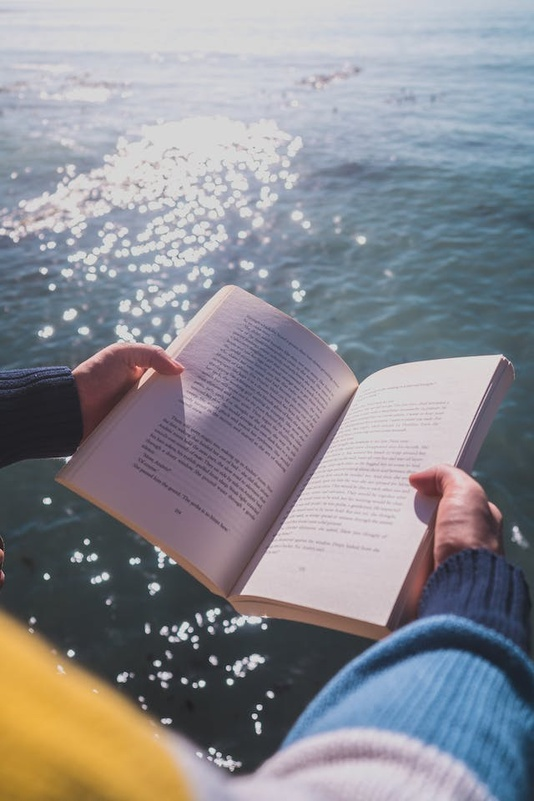
#> input picture OpenCV/book.jpg, 534 x 801 px, shrunk from 640 x 960 before the run
$ jupyter execute '13. 이미지 변형(이진화).ipynb'
#> lines starting #> are read from the running program, lines starting #| are printed output that depends on the picture; after the words box and inside, x2 and y2 are one past the last pixel; in counts of white or black regions, pixels touching at a corner belong together
# 13. 이미지 변형(이진화)
특정값을 기준으로 흰색과 검은색만으로 나누는 거예요. 흰색과 검은색만 가지는 바이너리 이미지로 바꾸는게 바로 이진화.

## Threshold
기준, 임계값(주어진 상황에 따라 기준이 달라질 수 있는 것)

[cell 1]
import cv2
img = cv2.imread('book.jpg',cv2.IMREAD_GRAYSCALE)
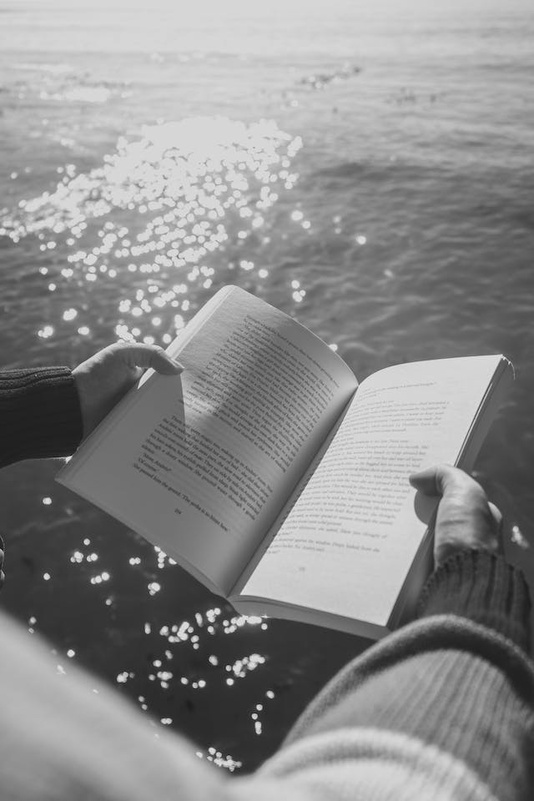
#> img: shape (801, 534); min 10, max 234, mean 140.2

ret, binary = cv2.threshold(img,127, 255, cv2.THRESH_BINARY)
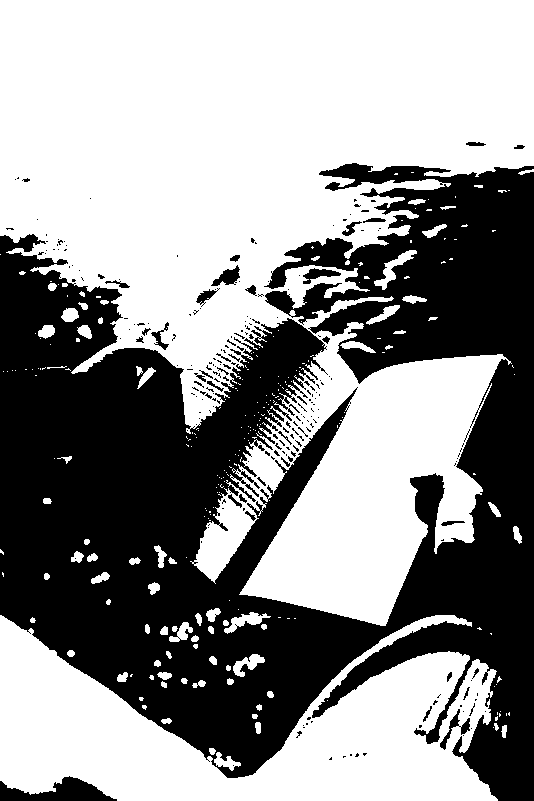
#> binary: shape (801, 534); 57.1% white; 237 black regions (199 under 20 px), largest, box (x1, y1, x2, y2) and area: (0, 163, 534, 801) 178265, (0, 776, 117, 801) 1554, (211, 265, 240, 286) 299

cv2.imshow('img',img)
cv2.imshow('binary',binary)
cv2.waitKey(0)
cv2.destroyAllWindows()

## Trackbar(값 변화에 따른 변형 확인)

[cell 2]
import cv2

def empty(pos):
    #print(pos)
    pass

img = cv2.imread('book.jpg',cv2.IMREAD_GRAYSCALE)

name = 'Trackbar'
cv2.namedWindow(name)

cv2.createTrackbar('threshold', name, 127, 255, empty)
#bar이름, 창이름, 초기값, 최대값, 이벤트처리

while True:
    thresh = cv2.getTrackbarPos('threshold', name) #bar이름, 창이름
    ret, binary = cv2.threshold(img,thresh, 255, cv2.THRESH_BINARY)
#> ret = 127

    if not ret:
        break

    cv2.imshow(name, binary)
    if cv2.waitKey(1) == ord('q'):
#> (key q is pressed here)
        break

cv2.destroyAllWindows()

### 그림판에서 제작한 이미지로 확인

[cell 3]
import cv2
#검은색0, 진한회색127, 밝은회색195, 흰색255

def empty(pos):
    #print(pos)
    pass

img = cv2.imread('threshold.png',cv2.IMREAD_GRAYSCALE)
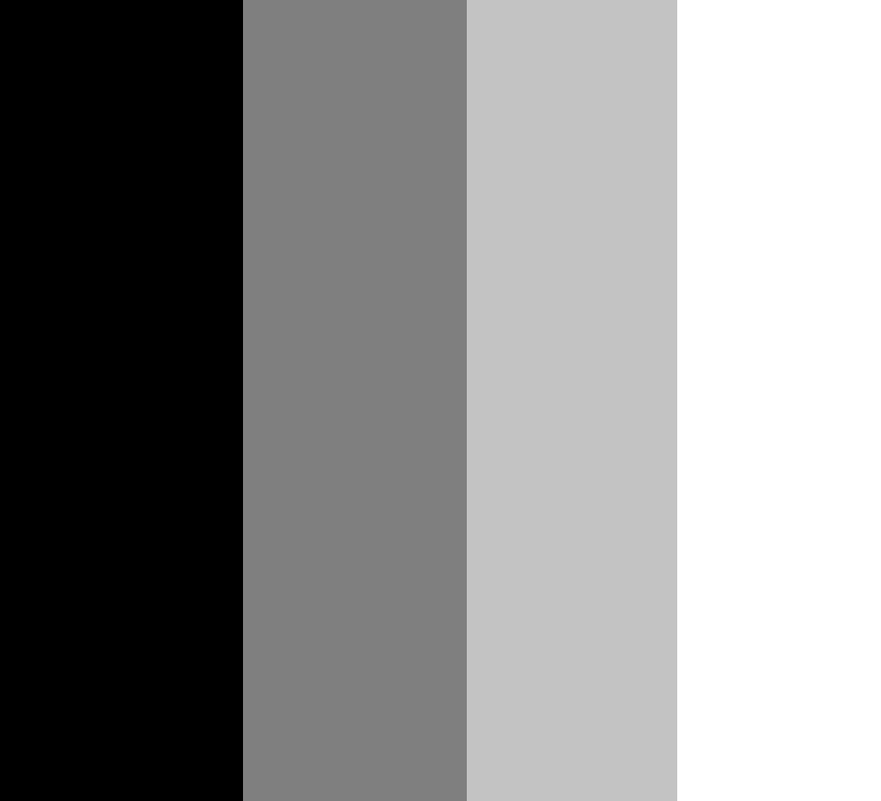
#> input picture OpenCV/threshold.png, 881 x 801 px, shrunk from 1055 x 960 before the run
#> img is the input picture: shape (801, 881); min 0, max 255, mean 137.8

name = 'Trackbar'
cv2.namedWindow(name)

cv2.createTrackbar('threshold', name, 127, 255, empty)
#bar이름, 창이름, 초기값, 최대값, 이벤트처리

while True:
    thresh = cv2.getTrackbarPos('threshold', name) #bar이름, 창이름
    ret, binary = cv2.threshold(img,thresh, 255, cv2.THRESH_BINARY)
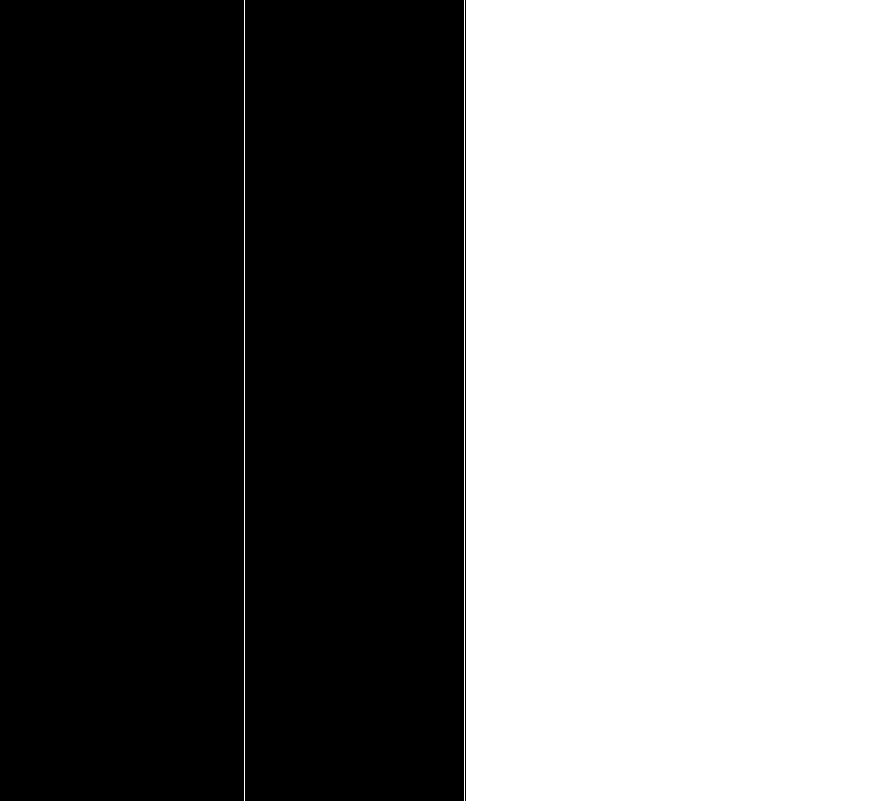
#> binary: shape (801, 881); 47.3% white; 3 white regions, box (x1, y1, x2, y2) and area: (466, 0, 881, 801) 332415, (244, 0, 245, 801) 801, (464, 0, 465, 801) 801

    if not ret:
        break

    cv2.imshow('img', img)
    cv2.imshow(name, binary)
    if cv2.waitKey(1) == ord('q'):
#> (key q is pressed here)
        break

cv2.destroyAllWindows()

[cell 4]
import cv2
img = cv2.imread('threshold.png',cv2.IMREAD_GRAYSCALE)

ret, binary1 = cv2.threshold(img,0, 255, cv2.THRESH_BINARY)#진한회색,밝은회색,흰색 ->흰색
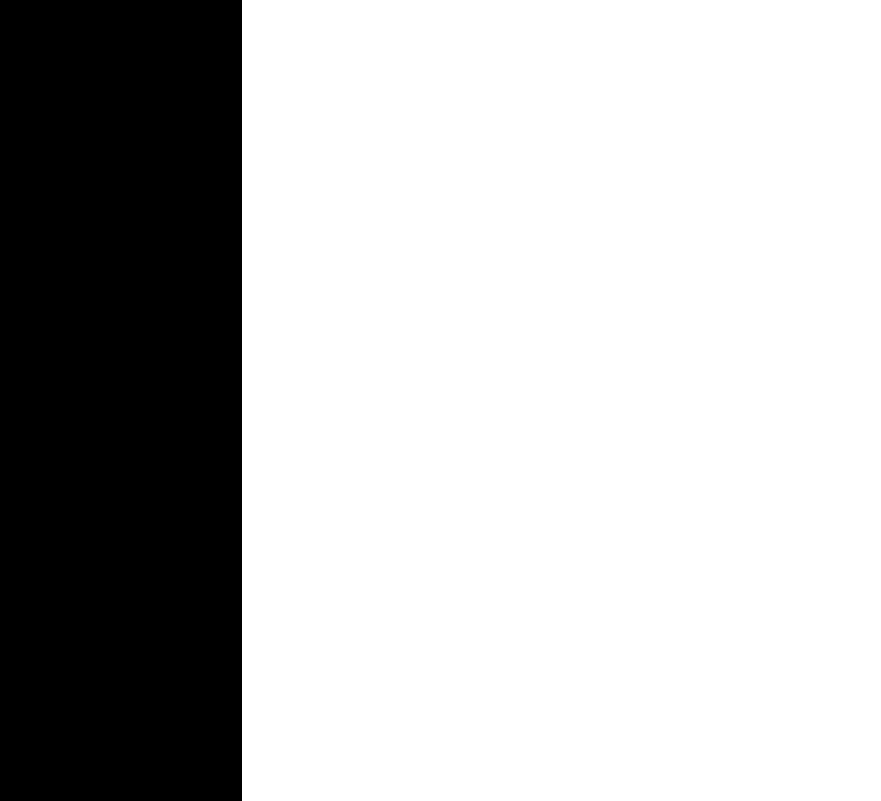
#> binary1: shape (801, 881); 72.5% white; 1 black region, box (x1, y1, x2, y2) and area: (0, 0, 242, 801) 193842
ret, binary2 = cv2.threshold(img,127, 255, cv2.THRESH_BINARY)#밝은회색,흰색 ->흰색
ret, binary3 = cv2.threshold(img,195, 255, cv2.THRESH_BINARY)#흰색 ->흰색
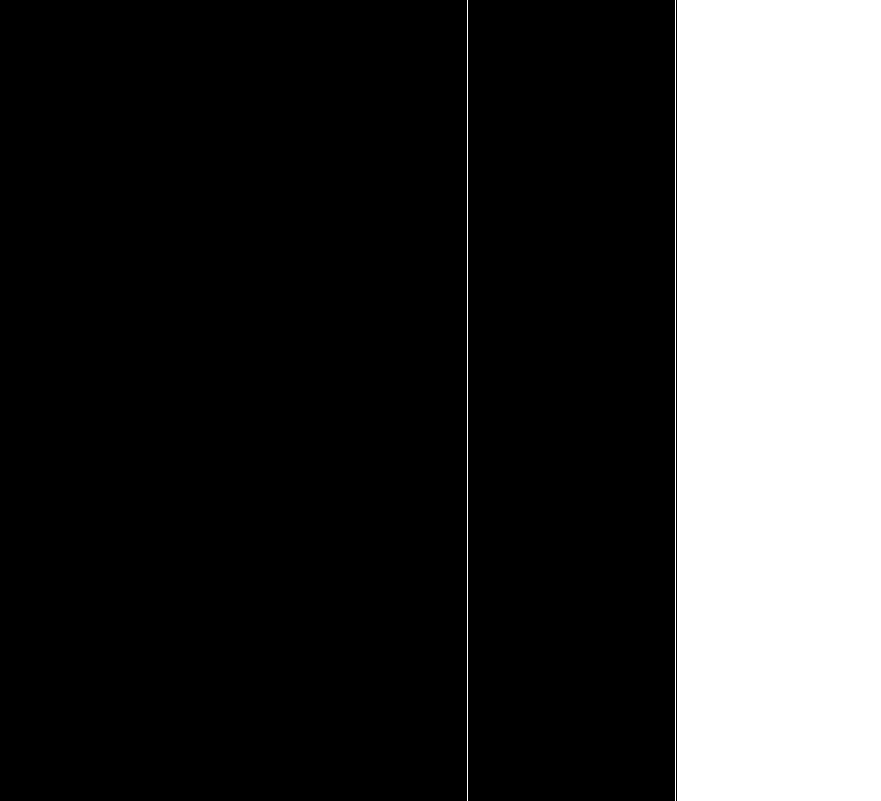
#> binary3: shape (801, 881); 23.4% white; 3 white regions, box (x1, y1, x2, y2) and area: (677, 0, 881, 801) 163404, (467, 0, 468, 801) 801, (675, 0, 676, 801) 801
#임계값 0/127/195 초과하는 색은 모두 흰색으로 변경

cv2.imshow('img',img)
cv2.imshow('binary1',binary1)
cv2.imshow('binary2',binary2)
cv2.imshow('binary3',binary3)
cv2.waitKey(0)
cv2.destroyAllWindows()

## Adaptive Threshold
이미지를 작은 영역으로 나누어서 임계치 적용

[cell 5]
import cv2

def empty(pos):
    #print(pos)
    pass

img = cv2.imread('book.jpg',cv2.IMREAD_GRAYSCALE)

name = 'Trackbar'
cv2.namedWindow(name)

#bar이름, 창이름, 초기값, 최대값, 이벤트처리
cv2.createTrackbar('block_size', name, 25, 100, empty) #홀수만가능, 1보다는 큰값
cv2.createTrackbar('c', name, 3, 10, empty)#일반적으로 양수의 값을 사용


while True:
    block_size = cv2.getTrackbarPos('block_size', name) #bar이름, 창이름
    c = cv2.getTrackbarPos('c', name) #bar이름, 창이름

    if block_size <= 1:#1이하면 3으로
        block_size =3

    if block_size%2 ==0:#짝수이면 홀수로
        block_size +=1

    binary = cv2.adaptiveThreshold(img,255, cv2.ADAPTIVE_THRESH_MEAN_C, cv2.THRESH_BINARY, block_size,c)
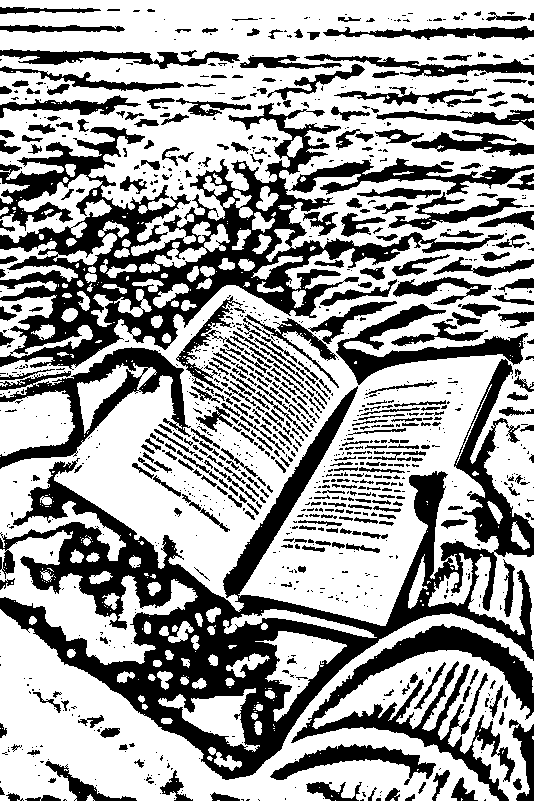
#> binary: shape (801, 534); 62.9% white; 1119 black regions (718 under 20 px), largest, box (x1, y1, x2, y2) and area: (0, 359, 534, 780) 47754, (0, 103, 504, 370) 32917, (291, 624, 534, 801) 9968

    cv2.imshow(name, binary)
    if cv2.waitKey(1) == ord('q'):
#> (key q is pressed here)
        break

cv2.destroyAllWindows()

## 오츠 알고리즘
Bimodal Image 에 사용하기 적합(최적의 임계값을 자동으로 찾는것)

[cell 6]
import cv2
img = cv2.imread('book.jpg',cv2.IMREAD_GRAYSCALE)

ret, binary = cv2.threshold(img,127, 255, cv2.THRESH_BINARY)
ret, otsu = cv2.threshold(img,-1,127, 255, cv2.THRESH_BINARY | cv2.THRESH_OTSU)
#> ret = -1; otsu = [8, 0, 0, 0]
print('otsu threshold', ret)
#| otsu threshold -1.0

cv2.imshow('img',img)
cv2.imshow('binary',binary)
cv2.imshow('otsu', otsu)
cv2.waitKey(0)
cv2.destroyAllWindows()
